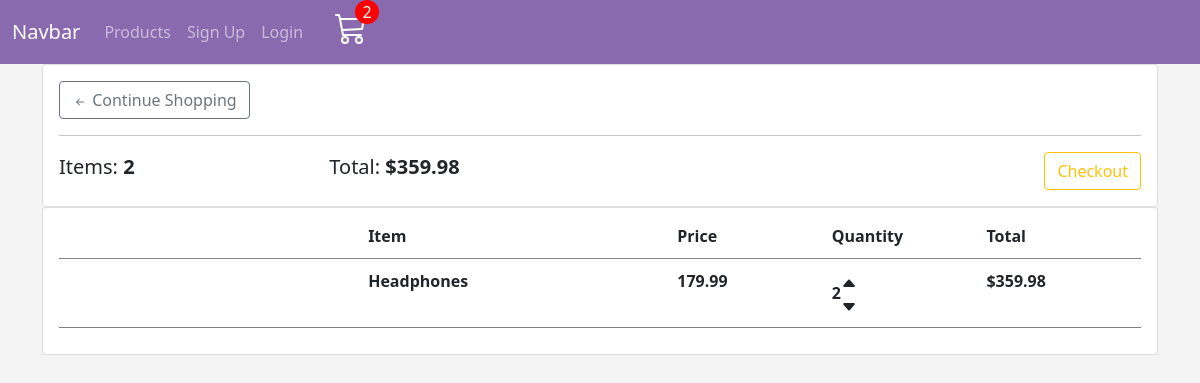
Screenshot of /shop/cart/ (signed in) with the database file from the repository.
### store/models.py (models this page shows, shortened)
class Order(models.Model):
    customer = models.ForeignKey(
        Customer, on_delete=models.SET_NULL, null=True, blank=True
    )
    date_ordered = models.DateTimeField(auto_now_add=True)
    complete = models.BooleanField(default=False, null=True, blank=False)
    transaction_id = models.CharField(max_length=100, null=True)
    @property
    def get_cart_total(self):
        orderitems = self.orderitem_set.all()
        total = sum([item.get_total for item in orderitems])
        return total
    @property
    def get_cart_items(self):
        orderitems = self.orderitem_set.all()
        total = sum([item.quantity for item in orderitems])
        return total

class OrderItem(models.Model):
    product = models.ForeignKey(Product, on_delete=models.SET_NULL, null=True)
    order = models.ForeignKey(Order, on_delete=models.SET_NULL, null=True)
    quantity = models.IntegerField(default=0, null=True, blank=True)
    date_added = models.DateTimeField(auto_now_add=True)
    @property
    def get_total(self):
        total = self.product.price * self.quantity
        return total

class Product(models.Model):
    name = models.CharField(max_length=200)
    price = models.DecimalField(max_digits=7, decimal_places=2)
    digital = models.BooleanField(default=False, null=True, blank=True)
    image = models.ImageField(null=True, blank=True)

### store/views.py (the view, shortened to what this page needs)
# urls.py: path("cart/", views.cart, name="cart"),
def cart(request):
    if request.user.is_authenticated:
        customer = request.user.customer
        order, created = Order.objects.get_or_create(customer=customer, complete=False)
        items = order.orderitem_set.all()
        cartItems = order.get_cart_items
    context = {"items": items, "order": order, "cartItems": cartItems}
    return render(request, "store/cart.html", context)

### store/templates/store/cart.html
{% extends 'store/main.html' %}
{% load static %}
{% block content %}
<div class="card">
    <div class="card-body">
        <a href="{% url 'store' %}" class="btn btn-outline-secondary">
            <svg xmlns="http://www.w3.org/2000/svg" width="16" height="16" fill="currentColor" class="bi bi-arrow-left-short" viewBox="0 0 16 16">
                <path fill-rule="evenodd" d="M12 8a.5.5 0 0 1-.5.5H5.707l2.147 2.146a.5.5 0 0 1-.708.708l-3-3a.5.5 0 0 1 0-.708l3-3a.5.5 0 1 1 .708.708L5.707 7.5H11.5a.5.5 0 0 1 .5.5z"/>
            </svg>
            Continue Shopping
        </a>
        <hr>
        <table class='w-100 mx-auto'>
            <tr>
                <th class="cart-table-head">
                    <h5>
                        Items: <strong> {{ order.get_cart_items }}</strong>
                    </h5>
                </th>
                <th class="cart-table-head">
                    <h5 >
                        Total: <strong>${{ order.get_cart_total|floatformat:2 }}</strong>
                    </h5>
                </th>
                <th id="cart-table-checkout">
                    {% if user.is_authenticated %}
                    <a href="{% url 'checkout' %}" class='btn btn-outline-warning'>Checkout</a>
                    {% else %}
                    <a href="{% url 'create_or_guest' %}" class='btn btn-outline-warning'>Checkout</a>
                    {% endif %}
                </th>
            </tr>
        </table>
    </div>
</div>
<div class="card">
    <div class="card-body">
        <div class="cart-row">
            <div style="flex:2"></div>
            <div style="flex:2"><strong>Item</strong></div>
            <div style="flex: 1;"><strong>Price</strong></div>
            <div style="flex: 1;"><strong>Quantity</strong></div>
            <div style="flex: 1;"><strong>Total</strong></div>
        </div>
        {% for item in items %}
        <div class="cart-row">
            <div style="flex:2"><img class='row-img' src="{% static 'images/store_placeholder.png' %}" alt=""></div>
            <div style="flex:2"><strong>{{ item.product.name }}</strong></div>
            <div style="flex: 1;"><strong>{{ item.product.price|floatformat:2}}</strong></div>
            <div style="flex: 1;">
                <div class="d-flex align-items-center">
                    <strong>{{ item.quantity }}</strong>
                    <div>
                        <div class="change-quantity update-cart" data-product='{{ item.product.id }}' data-action="add">
                            <svg xmlns="http://www.w3.org/2000/svg" width="16" height="16" fill="currentColor" class="bi bi-caret-up-fill" viewBox="0 0 16 16">
                                <path d="M7.247 4.86l-4.796 5.481c-.566.647-.106 1.659.753 1.659h9.592a1 1 0 0 0 .753-1.659l-4.796-5.48a1 1 0 0 0-1.506 0z"/>
                            </svg>
                        </div>
                        <div class="change-quantity update-cart" data-product='{{ item.product.id }}' data-action='remove'>
                            <svg xmlns="http://www.w3.org/2000/svg" width="16" height="16" fill="currentColor" class="bi bi-caret-down-fill" viewBox="0 0 16 16">
                                <path d="M7.247 11.14L2.451 5.658C1.885 5.013 2.345 4 3.204 4h9.592a1 1 0 0 1 .753 1.659l-4.796 5.48a1 1 0 0 1-1.506 0z"/>
                            </svg>
                        </div>
                    </div>
                </div>
            </div>
            <div style="flex: 1;">
                <strong>${{ item.get_total }}</strong>
            </div>
        </div>
        {% endfor %}
    </div>
</div>
{% endblock content %}

### static/css/style.css (style rules this page uses)
* { box-sizing: border-box; padding: 0; margin: 0; }
body { background: rgba(200, 200, 200, 0.2); }
a { text-decoration: none; color: black; }
.cart-table-head { text-align: left; }
#cart-table-checkout { text-align: right; }
.cart-row { display: flex; align-items: stretch; padding-bottom: 10px; margin-bottom: 10px; border-bottom: 1px solid grey; }

### rows the page displays
Order: get_cart_items "2", get_cart_total "359.98"
OrderItem: product.name "Headphones", product.price "179.99", quantity "2", get_total "359.98"

### other values shown
{{ cartItems }} "2"
